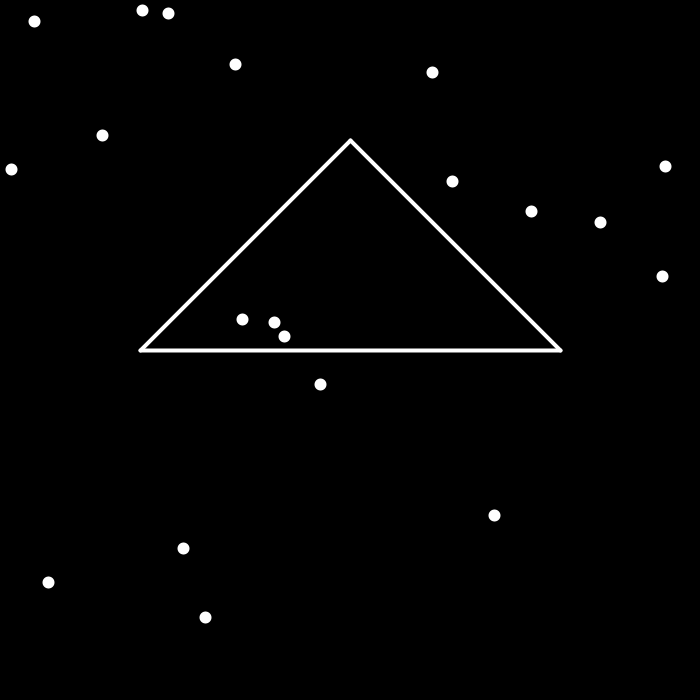
Frame 1 (no input)
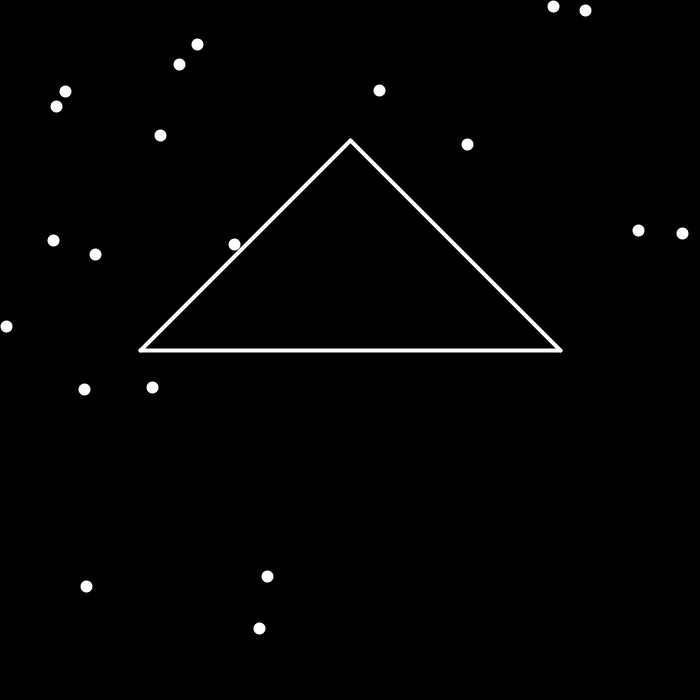
Frame 60 (the mouse pressed at the canvas centre just before this capture)
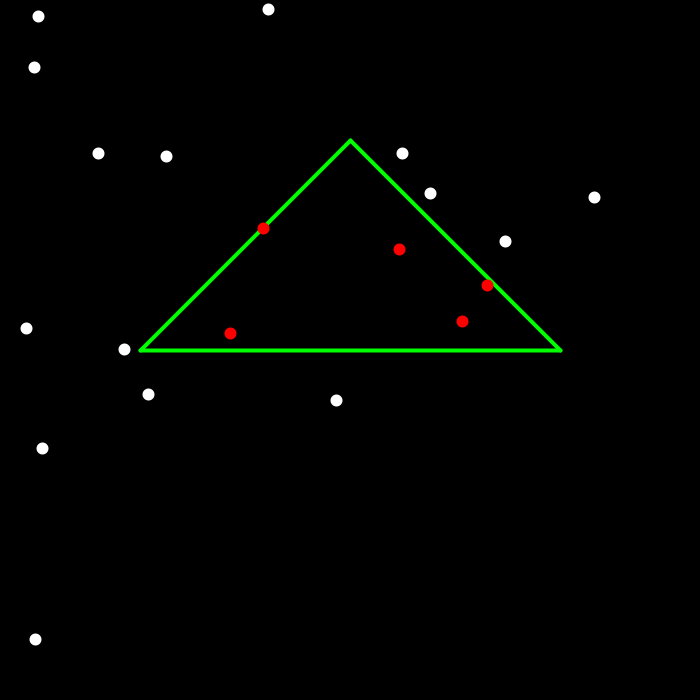
Frame 120 (the mouse held since frame 60 and released just before this capture)

The Processing sketch that drew these frames (run headless with seeded random() and noise(); from frame 60 on, the mouse is pressed at the canvas centre):

// Processing sketch: BarycentricCoordinatesForTriangleV1
// ── BarycentricCoordinatesForTriangleV1.pde
//Barycentric co - ordinates for triangle 
//In general, a point with barycentric coordinates (u, v, w) is inside (or on) the triangle 
//if and only if 0 ≤ u, v, w ≤ 1, or alternatively if and only if 0 ≤ v ≤ 1, 0 ≤ w ≤ 1, 
//and v + w ≤ 1

boolean colliding = false;
Particle[] particles;
void setup() {
  particles = new Particle[20];
  //Barycentric(a, b, c, p);
  size(700, 700);
  for (int i = 0; i < particles.length; i++) {
    particles[i] = new Particle(new PVector(random(width), random(height)));
  }
} 

void draw() {
  background(0);
  PVector a = new PVector(0, 3);
  PVector b = new PVector(-3, 0);
  PVector c = new PVector(3, 0);

  if (colliding) {
    stroke(0, 255, 0);
  } else {
    stroke(255);
  }
  //stroke(0, 255, 0);
  strokeWeight(4);

  line(getX(a.x), getY(a.y), getX(b.x), getY(b.y));
  line(getX(a.x), getY(a.y), getX(c.x), getY(c.y));
  line(getX(b.x), getY(b.y), getX(c.x), getY(c.y));

  //PVector p = new PVector(mouseX, mouseY);
  //stroke(255, 0, 0);
  //strokeWeight(12);
  //point(p.x, p.y);

  for (Particle particle : particles) {
    particle.show();
    particle.edge();
    particle.update();
    PVector p = particle.pos;
    float x = map(p.x, 0, width, -5, 5);
    float y = map(p.y, height, 0, -5, 5);
    particle.inZone = Barycentric(a, b, c, new PVector(x, y));
  }
  boolean tempColliding = false;
  for (Particle particle : particles) {
    if(particle.inZone) {
      tempColliding = true;
      break;
    } 
  } 
  colliding = tempColliding;
} 

float getX(float x) {
  return map(x, -5, 5, 0, width);
} 
float getY(float y) {
  return map(y, -5, 5, height, 0);
} 

boolean Barycentric(PVector a, PVector b, PVector c, PVector p) {
  PVector v0 = PVector.sub(b, a);
  PVector v1 = PVector.sub(c, a);
  PVector v2 = PVector.sub(p, a);
  float d00 = v0.dot(v0);
  float d01 = v0.dot(v1);
  float d11 = v1.dot(v1);
  float d20 = v2.dot(v0);
  float d21 = v2.dot(v1);
  float denom = d00 * d11 - d01 * d01;
  float v = (d11 * d20 - d01 * d21) / denom;
  float w = (d00 * d21 - d01 * d20) / denom;
  float u = 1 - v - w;

  boolean col = false;
  if (u >= 0 && u <= 1 && v >= 0 && v <= 1 && w >= 0 && w <= 1) {
    col = true;
  } 
  return col;
  //println("("+u+", "+v+", "+w+")");
} 
// ── Particles.pde
class Particle {
  PVector pos;
  PVector vel;
  boolean inZone = false;
  Particle(PVector _pos) {
    pos = _pos.get();
    vel = PVector.random2D();
    vel.mult(4);
  } 
  void update() {
    pos.add(vel);
  } 
  void show() {
    if (inZone) {
      stroke(255, 0, 0);
    } else {
      stroke(255);
    }
    strokeWeight(12);
    point(pos.x, pos.y);
  } 
  void edge() {
    if(pos.y > height || pos.y < 0) {
      vel.y *= -1;
    } 
    if(pos.x > width || pos.x < 0) {
      vel.x *= -1;
    } 
  } 
} 
